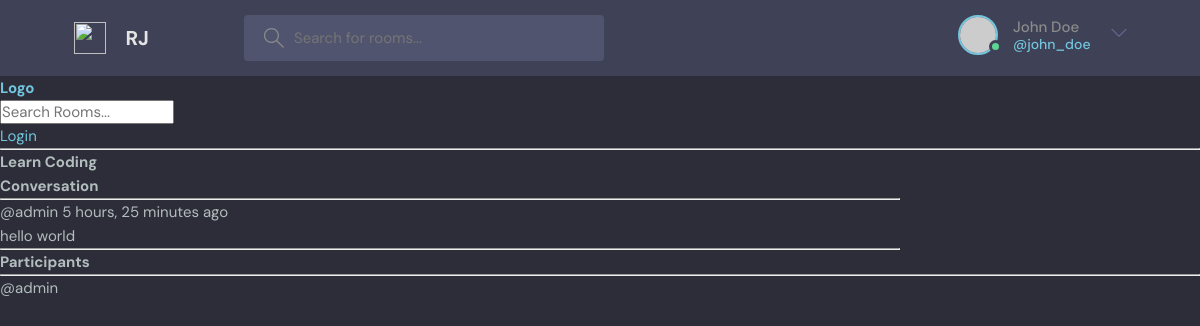
The page /room/4/ on the database its author committed.
### base/models.py (models this page shows, shortened)
class Room(models.Model):
    host = models.ForeignKey(User, on_delete=models.SET_NULL, null=True)
    topic = models.ForeignKey(Topic, on_delete=models.SET_NULL, null=True)
    name = models.CharField(max_length=200)
    participants = models.ManyToManyField(User, related_name='participants', blank=True)
    description = models.TextField(null=True, blank=True)
    updated = models.DateTimeField(auto_now=True)
    created = models.DateTimeField(auto_now_add=True)
    class Meta:
        ordering = ['-updated', '-created']

class Message(models.Model):
    user = models.ForeignKey(User, on_delete=models.CASCADE)
    room = models.ForeignKey(Room, on_delete=models.CASCADE)
    body = models.TextField()
    updated = models.DateTimeField(auto_now=True)
    created = models.DateTimeField(auto_now_add=True)
    class Meta:
        ordering = ['-updated', '-created']

### base/views.py (the view, shortened to what this page needs)
# urls.py: path('room/<str:pk>/', views.room, name="room"),
def room(request,pk):
    room = Room.objects.get(id=pk)
    participants = room.participants.all()
    room_messages = room.message_set.all().order_by('-created')
    context = {'room': room, 'room_messages':room_messages,'participants': participants}
    return render(request, 'base/room.html', context)

### base/templates/base/room.html (shortened to what this page needs)
{% extends 'main.html' %}
{% block content %}
<div class="room-container">
      <h1>{{room.name}}</h1>
      <p>{{room.description}}</p>
      <div class="comment-wrapper">
          <h3>Conversation</h3>
          <hr>
    {% for message in room_messages %}
    <div>
        <small>@{{message.user}} {{message.created|timesince}} ago</small>
        <p>{{ message.body}}</p>
        <hr>
    </div>
    {% endfor %}
</div>
    </div>
  <div>
    <h3>Participants</h3>
    <hr>
      {% for user in participants %}
      <div>
          <p>
              @{{user.username}}
          </p>
      </div>
      {% endfor %}
  </div>
{% endblock %}

### static/styles/style.css (style rules this page uses)
:root { --color-main: #71c6dd; --color-main-light: #e1f6fb; --color-dark: #3f4156; --color-dark-medium: #51546e; --color-dark-light: #696d97; --color-light: #e5e5e5; --color-gray: #8b8b8b; --color-light-gray: #b2bdbd; --color-bg: #2d2d39; --color-success: #5dd693; --color-error: #fc4b0b; }
* { font-family: "DM Sans", -apple-system, BlinkMacSystemFont, "Segoe UI", Roboto, Oxygen, Ubuntu, Cantarell, "Open Sans", "Helvetica Neue", sans-serif; margin: 0; padding: 0; box-sizing: border-box; text-rendering: optimizeLegibility; font-size: inherit; }
html { font-size: 56.25%; }
@media only screen and (min-width: 1200px) { html { font-size: 62.5%; } }
body { line-height: 1.6; font-weight: 400; font-size: 1.5rem; color: var(--color-light-gray); background-color: var(--color-bg); min-height: 100vh; }

### base/templates/base/room.html (style rules this page uses)
.room-container { display:grid; grid-template-columns: 3fr 1fr; }

### rows shown on the page
Room: name "Learn Coding"
Message: user "admin", created "5 hours, 25 minutes", body "hello world"

### other values the page prints
{{ user.username }} "admin"
